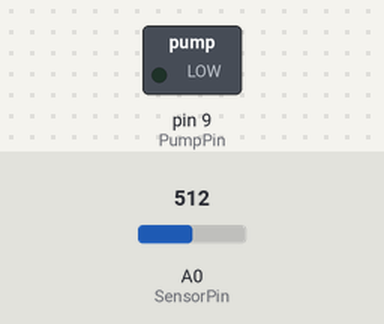
The sketch below on a simulated Arduino Uno, built with avr-gcc and run on an emulated ATmega328P. Parts: switched loads named in the sketch (green lamp = pin HIGH). The inputs (shaded band) are chosen by the test bench; at power-on: A0 (SensorPin) = 512. What the sketch prints to the serial monitor is not drawn.

Above: at 0.15 s.
Timing chart, 0 to 1.8 s (numbered marks = the images above):
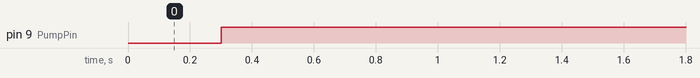

Measured:
- by itself, pin 9 (PumpPin): LOW → HIGH at 0.30 s

The sketch:

ArduinoSession2.ino
```cpp
int SensorPin =A0;
int PumpPin=9;
int sensorValue;
int limit=100;
int LED3=13;


void setup() {
  // put your setup code here, to run once:
  Serial.begin(9600);
  pinMode (PumpPin, OUTPUT);
  //pinMode (LED3,OUTPUT);
  //digitalWrite (PumpPin,HIGH);


}

void loop() {
  // put your main code here, to run repeatedly:
  //digitalWrite (PumpPin, HIGH);
  //delay (500);
  sensorValue=analogRead (SensorPin);
  Serial.println("Analog value: ");
  Serial.println(sensorValue);
  delay(300);

  if(sensorValue<limit){
    digitalWrite (PumpPin, LOW);
    }
   else{
      digitalWrite (PumpPin, HIGH);
   }

}
```
